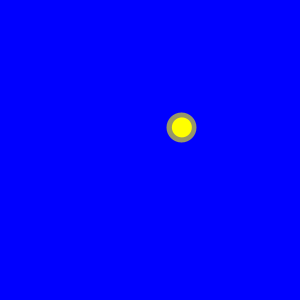
Frame 1 (no input)
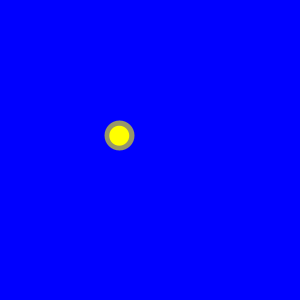
Frame 60 (the mouse pressed at the canvas centre just before this capture)
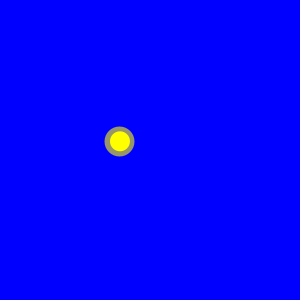
Frame 120 (the mouse held since frame 60 and released just before this capture)

The Processing sketch that drew these frames (run headless with seeded random() and noise(); from frame 60 on, the mouse is pressed at the canvas centre):

// Processing sketch: Probability_of_ballsMove
// ── Probability_of_ballsMove.pde
float tx=0,ty=height;
float c=0.01;

void setup(){
  size(300,300);
  

}

void draw (){
  background(0,0,255);
  float x=noise(tx)*width;
  float y=noise(ty)*height;
  tx+=c;
  ty+=c;
  
  fill(255,255,0);
  stroke(255,255,0,150);
  strokeWeight(10);
  ellipse(x,y,20,20);
  
  println (x,y);
}
